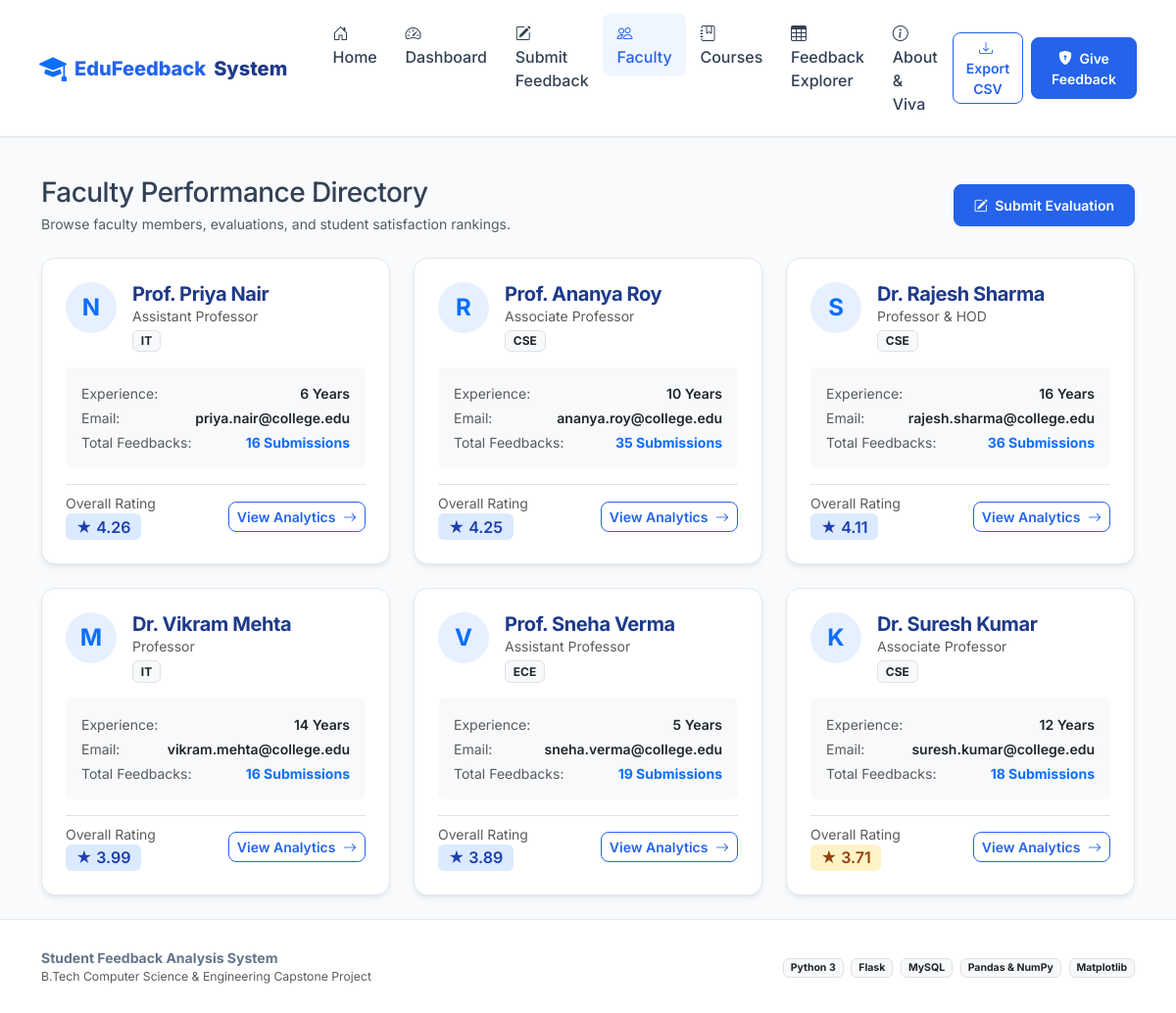
The app's page /faculty/ with its own data.
### models.py (models this page shows, shortened)
class Faculty(db.Model):
    __tablename__ = "faculty"
    id = db.Column(db.Integer, primary_key=True)
    name = db.Column(db.String(100), nullable=False)
    designation = db.Column(db.String(100), nullable=False)
    department_id = db.Column(db.Integer, db.ForeignKey("departments.id"), nullable=False)
    email = db.Column(db.String(120), unique=True, nullable=False)
    experience_years = db.Column(db.Integer, default=1)
    created_at = db.Column(db.DateTime, default=utc_now)
    courses = db.relationship("Course", backref="instructor", lazy=True)
    def get_feedback_count(self):
        return len(self.feedbacks)
    def get_average_rating(self):
        if not self.feedbacks:
            return 0.0
        return round(sum(f.overall_rating for f in self.feedbacks) / len(self.feedbacks), 2)

class Department(db.Model):
    __tablename__ = "departments"
    id = db.Column(db.Integer, primary_key=True)
    code = db.Column(db.String(10), unique=True, nullable=False)
    name = db.Column(db.String(100), nullable=False)
    created_at = db.Column(db.DateTime, default=utc_now)
    faculty_members = db.relationship("Faculty", backref="department", lazy=True, cascade="all, delete-orphan")
    courses = db.relationship("Course", backref="department", lazy=True, cascade="all, delete-orphan")

class Feedback(db.Model):
    __tablename__ = "feedback"
    id = db.Column(db.Integer, primary_key=True)
    department_id = db.Column(db.Integer, db.ForeignKey("departments.id"), nullable=False)
    course_id = db.Column(db.Integer, db.ForeignKey("courses.id"), nullable=False)
    faculty_id = db.Column(db.Integer, db.ForeignKey("faculty.id"), nullable=False)
    academic_year = db.Column(db.String(20), nullable=False, default="2025-2026")
    semester = db.Column(db.String(20), nullable=False)
    teaching_quality = db.Column(db.Integer, nullable=False)
    course_content = db.Column(db.Integer, nullable=False)
    punctuality = db.Column(db.Integer, nullable=False)
    doubt_solving = db.Column(db.Integer, nullable=False)
    lab_work_fairness = db.Column(db.Integer, nullable=False)
    overall_rating = db.Column(db.Float, nullable=False)
    comments_positive = db.Column(db.Text, nullable=True)
    comments_improvement = db.Column(db.Text, nullable=True)
    created_at = db.Column(db.DateTime, default=utc_now)
    department = db.relationship("Department", backref=db.backref("feedbacks", lazy=True), lazy="joined")
    course = db.relationship("Course", backref=db.backref("feedbacks", lazy=True), lazy="joined")
    faculty = db.relationship("Faculty", backref=db.backref("feedbacks", lazy=True), lazy="joined")

### routes/faculty.py (the view)
@faculty_bp.route("/")
def faculty_list():
    faculty_members = Faculty.query.all()
    sorted_faculty = sorted(faculty_members, key=lambda f: f.get_average_rating(), reverse=True)
    return render_template("faculty_list.html", faculty_list=sorted_faculty)

### templates/faculty_list.html (shortened to what this page needs)
{% extends "base.html" %}
{% block content %}
<div class="container py-4">
    <div class="d-flex justify-content-between align-items-center mb-4">
        <div>
            <h1 class="h3 fw-extrabold text-navy mb-1">Faculty Performance Directory</h1>
            <p class="text-muted small mb-0">Browse faculty members, evaluations, and student satisfaction rankings.</p>
        </div>
        <a href="{{ url_for('feedback.submit_feedback') }}" class="btn btn-sm btn-primary">
            <i class="bi bi-pencil-square me-1"></i> Submit Evaluation
        </a>
    </div>
    <div class="row g-4">
        {% for faculty in faculty_list %}
        <div class="col-md-6 col-lg-4">
            <div class="custom-card h-100 p-4 d-flex flex-column justify-content-between">
                <div>
                    <div class="d-flex align-items-start gap-3 mb-3">
                        <div class="rounded-circle bg-primary bg-opacity-10 text-primary d-flex align-items-center justify-content-center fw-bold fs-4" style="width: 52px; height: 52px; flex-shrink: 0;">
                            {{ faculty.name.split()[-1][0] }}
                        </div>
                        <div>
                            <h5 class="fw-bold text-navy mb-0">{{ faculty.name }}</h5>
                            <span class="text-muted small d-block">{{ faculty.designation }}</span>
                            <span class="badge bg-light text-dark border mt-1">{{ faculty.department.code }}</span>
                        </div>
                    </div>
                    <div class="bg-light p-3 rounded mb-3">
                        <div class="d-flex justify-content-between small text-muted mb-1">
                            <span>Experience:</span>
                            <span class="fw-semibold text-dark">{{ faculty.experience_years }} Years</span>
                        </div>
                        <div class="d-flex justify-content-between small text-muted mb-1">
                            <span>Email:</span>
                            <span class="fw-semibold text-dark">{{ faculty.email }}</span>
                        </div>
                        <div class="d-flex justify-content-between small text-muted">
                            <span>Total Feedbacks:</span>
                            <span class="fw-bold text-primary">{{ faculty.get_feedback_count() }} Submissions</span>
                        </div>
                    </div>
                </div>
                <div class="pt-2 border-top d-flex justify-content-between align-items-center">
                    <div>
                        <div class="small text-muted">Overall Rating</div>
                        <div class="d-flex align-items-center gap-1">
                            <span class="badge {{ faculty.get_average_rating()|rating_badge }} fs-6">
                                ★ {{ "%.2f"|format(faculty.get_average_rating()) }}
                            </span>
                        </div>
                    </div>
                    <a href="{{ url_for('faculty.faculty_detail', faculty_id=faculty.id) }}" class="btn btn-sm btn-outline-primary">
                        View Analytics <i class="bi bi-arrow-right ms-1"></i>
                    </a>
                </div>
            </div>
        </div>
        {% else %}
        <div class="col-12 text-center py-5">
            <div class="text-muted fs-5">No faculty members found.</div>
            <a href="{{ url_for('main.seed_demo') }}" class="btn btn-primary mt-3">Seed Demo Faculty</a>
        </div>
        {% endfor %}
    </div>
</div>
{% endblock %}

### templates/base.html (shortened to what this page needs)
<!DOCTYPE html>
<html lang="en">
<head>
    <link href="https://cdn.jsdelivr.net/npm/bootstrap@5.3.3/dist/css/bootstrap.min.css" rel="stylesheet">
    <link rel="stylesheet" href="https://cdn.jsdelivr.net/npm/bootstrap-icons@1.11.3/font/bootstrap-icons.min.css">
    <link rel="stylesheet" href="{{ url_for('static', filename='css/style.css') }}">
</head>
<body>
    <nav class="navbar navbar-expand-lg navbar-custom sticky-top">
        <div class="container-fluid px-lg-4">
            <a class="navbar-brand" href="{{ url_for('main.index') }}">
                <i class="bi bi-mortarboard-fill text-primary fs-3"></i>
                <span>EduFeedback</span> System
            </a>
            <div class="collapse navbar-collapse" id="navbarContent">
                <ul class="navbar-nav me-auto mb-2 mb-lg-0 ms-lg-3">
                    <li class="nav-item">
                        <a class="nav-link {% if request.endpoint == 'main.index' %}active{% endif %}" href="{{ url_for('main.index') }}">
                            <i class="bi bi-house-door me-1"></i> Home
                        </a>
                    </li>
                    <li class="nav-item">
                        <a class="nav-link {% if request.endpoint == 'dashboard.dashboard_view' %}active{% endif %}" href="{{ url_for('dashboard.dashboard_view') }}">
                            <i class="bi bi-speedometer2 me-1"></i> Dashboard
                        </a>
                    </li>
                    <li class="nav-item">
                        <a class="nav-link {% if request.endpoint == 'feedback.submit_feedback' %}active{% endif %}" href="{{ url_for('feedback.submit_feedback') }}">
                            <i class="bi bi-pencil-square me-1"></i> Submit Feedback
                        </a>
                    </li>
                    <li class="nav-item">
                        <a class="nav-link {% if request.endpoint and 'faculty' in request.endpoint %}active{% endif %}" href="{{ url_for('faculty.faculty_list') }}">
                            <i class="bi bi-people me-1"></i> Faculty
                        </a>
                    </li>
                    <li class="nav-item">
                        <a class="nav-link {% if request.endpoint and 'courses' in request.endpoint %}active{% endif %}" href="{{ url_for('courses.course_list') }}">
                            <i class="bi bi-journal-bookmark me-1"></i> Courses
                        </a>
                    </li>
                    <li class="nav-item">
                        <a class="nav-link {% if request.endpoint == 'feedback.feedback_explorer' %}active{% endif %}" href="{{ url_for('feedback.feedback_explorer') }}">
                            <i class="bi bi-table me-1"></i> Feedback Explorer
                        </a>
                    </li>
                    <li class="nav-item">
                        <a class="nav-link {% if request.endpoint == 'main.about' %}active{% endif %}" href="{{ url_for('main.about') }}">
                            <i class="bi bi-info-circle me-1"></i> About & Viva
                        </a>
                    </li>
                </ul>
                <div class="d-flex align-items-center gap-2">
                    <a href="{{ url_for('api.export_feedback_csv') }}" class="btn btn-sm btn-outline-primary" title="Export raw dataset to CSV using Pandas">
                        <i class="bi bi-download me-1"></i> Export CSV
                    </a>
                    <a href="{{ url_for('feedback.submit_feedback') }}" class="btn btn-sm btn-primary">
                        <i class="bi bi-shield-lock-fill me-1"></i> Give Feedback
                    </a>
                </div>
            </div>
        </div>
    </nav>
    <main class="flex-grow-1">
        {% block content %}{% endblock %}
    </main>
    <footer>
        <div class="container text-center">
            <div class="row align-items-center">
                <div class="col-md-6 text-md-start mb-2 mb-md-0">
                    <strong class="text-navy">Student Feedback Analysis System</strong>
                    <div class="text-muted small">B.Tech Computer Science & Engineering Capstone Project</div>
                </div>
                <div class="col-md-6 text-md-end">
                    <span class="badge bg-light text-dark border me-1">Python 3</span>
                    <span class="badge bg-light text-dark border me-1">Flask</span>
                    <span class="badge bg-light text-dark border me-1">MySQL</span>
                    <span class="badge bg-light text-dark border me-1">Pandas & NumPy</span>
                    <span class="badge bg-light text-dark border">Matplotlib</span>
                </div>
            </div>
        </div>
    </footer>
</body>
</html>

### static/css/style.css (style rules this page uses)
:root { --navy-900: #0f172a; --navy-800: #1e3a8a; --navy-700: #1d4ed8; --blue-600: #2563eb; --blue-500: #3b82f6; --blue-400: #60a5fa; --blue-100: #dbeafe; --blue-50: #eff6ff; --slate-50: #f8fafc; --slate-100: #f1f5f9; --slate-200: #e2e8f0; --slate-300: #cbd5e1; --slate-500: #64748b; --slate-700: #334155; --slate-900: #0f172a; --emerald-500: #10b981; --emerald-100: #d1fae5; --amber-500: #f59e0b; --amber-100: #fef3c7; --rose-500: #ef4444; --rose-100: #fee2e2; --card-radius: 14px; --button-radius: 8px; --card-shadow: 0 4px 6px -1px rgba(15, 23, 42, 0.07), 0 2px 4px -2px rgba(15, 23, 42, 0.05); --card-shadow-hover: 0 10px 15px -3px rgba(15, 23, 42, 0.1), 0 4px 6px -4px rgba(15, 23, 42, 0.05); }
body { font-family: 'Inter', -apple-system, BlinkMacSystemFont, "Segoe UI", Roboto, "Helvetica Neue", Arial, sans-serif; background-color: var(--slate-50); color: var(--slate-700); min-height: 100vh; display: flex; flex-direction: column; }
h1, h2, h3, h4, h5, h6 { color: var(--navy-800); font-weight: 700; letter-spacing: -0.02em; }
.navbar-custom { background: #ffffff; border-bottom: 1px solid var(--slate-200); box-shadow: 0 1px 3px 0 rgba(0, 0, 0, 0.05); padding: 0.85rem 1rem; }
.navbar-brand { font-weight: 800; font-size: 1.25rem; color: var(--navy-800) !important; display: flex; align-items: center; gap: 0.5rem; }
.navbar-brand span { color: var(--blue-600); }
.nav-link { font-weight: 500; color: var(--slate-700) !important; padding: 0.5rem 0.9rem !important; border-radius: var(--button-radius); transition: all 0.2s ease-in-out; }
.nav-link:hover, .nav-link.active { color: var(--blue-600) !important; background-color: var(--blue-50); }
.btn-primary { background-color: var(--blue-600); border-color: var(--blue-600); border-radius: var(--button-radius); font-weight: 600; padding: 0.6rem 1.25rem; transition: all 0.2s ease-in-out; }
.btn-outline-primary { color: var(--blue-600); border-color: var(--blue-600); border-radius: var(--button-radius); font-weight: 600; }
.custom-card { background: #ffffff; border: 1px solid var(--slate-200); border-radius: var(--card-radius); box-shadow: var(--card-shadow); transition: transform 0.2s ease, box-shadow 0.2s ease; overflow: hidden; }
.badge-good { background-color: #dbeafe; color: #1e40af; font-weight: 600; padding: 0.35rem 0.65rem; border-radius: 6px; }
.badge-avg { background-color: #fef3c7; color: #92400e; font-weight: 600; padding: 0.35rem 0.65rem; border-radius: 6px; }
footer { margin-top: auto; background-color: #ffffff; border-top: 1px solid var(--slate-200); padding: 1.75rem 0; font-size: 0.875rem; color: var(--slate-500); }

### records on screen
Faculty: name "N", name "Prof. Priya Nair", designation "Assistant Professor", department.code "IT", experience_years "6", email "priya.nair@college.edu", get_feedback_count "16"
Feedback: get_average_rating "4.26"
Faculty: name "R", name "Prof. Ananya Roy", designation "Associate Professor", department.code "CSE", experience_years "10", email "ananya.roy@college.edu", get_feedback_count "35"
Feedback: get_average_rating "4.25"
Faculty: name "S", name "Dr. Rajesh Sharma", designation "Professor & HOD", department.code "CSE", experience_years "16", email "rajesh.sharma@college.edu", get_feedback_count "36"
Feedback: get_average_rating "4.11"
Faculty: name "M", name "Dr. Vikram Mehta", designation "Professor", department.code "IT", experience_years "14", email "vikram.mehta@college.edu", get_feedback_count "16"
Feedback: get_average_rating "3.99"
Faculty: name "V", name "Prof. Sneha Verma", designation "Assistant Professor", department.code "ECE", experience_years "5", email "sneha.verma@college.edu", get_feedback_count "19"
Feedback: get_average_rating "3.89"
Faculty: name "K", name "Dr. Suresh Kumar", designation "Associate Professor", department.code "CSE", experience_years "12", email "suresh.kumar@college.edu", get_feedback_count "18"
Feedback: get_average_rating "3.71"
